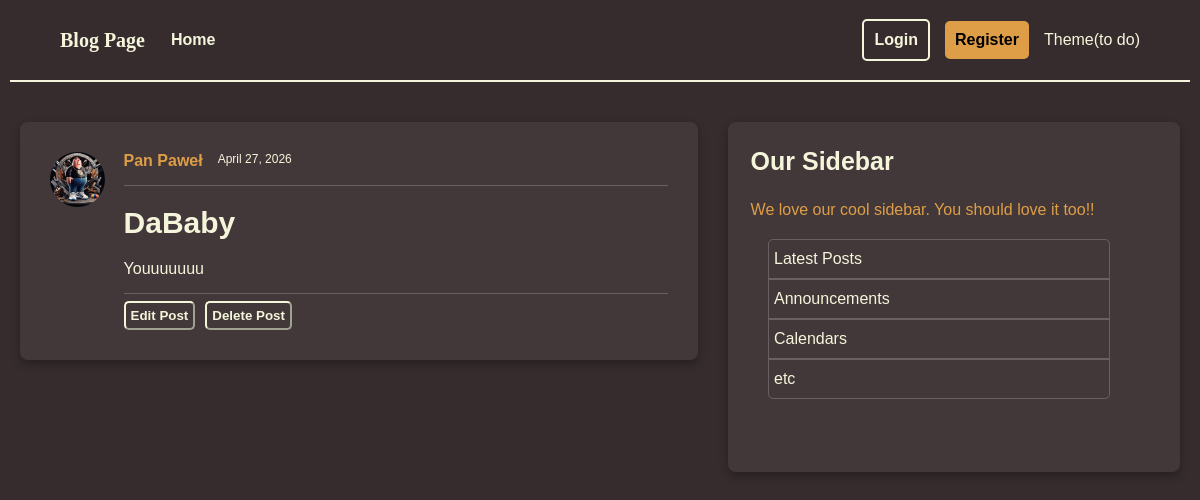
The page /posts/4 on the database its author committed.
### models.py (models this page shows, shortened)
class User(Base):
    __tablename__ = "users"
    id: Mapped[int] = mapped_column(Integer, primary_key=True, index=True)
    username: Mapped[str] = mapped_column(String(50), unique=True, nullable=False)
    email: Mapped[str] = mapped_column(String(120), unique=True, nullable=False)
    image_file: Mapped[str | None] = mapped_column(
        String(200),
        nullable=True,
        default=None,
    )
    posts: Mapped[list[Post]] = relationship(back_populates="author", cascade = "all, delete-orphan")

class Post(Base):
    __tablename__ = "posts"
    id: Mapped[int] = mapped_column(Integer, primary_key=True, index=True)
    title: Mapped[str] = mapped_column(String(100), nullable=False)
    content: Mapped[str] = mapped_column(Text, nullable=False)
    user_id: Mapped[int] = mapped_column(
        ForeignKey("users.id"),
        nullable=False,
        index=True,
    )
    date_posted: Mapped[datetime] = mapped_column(
        DateTime(timezone=True),
        default=lambda: datetime.now(UTC),
    )
    author: Mapped[User] = relationship(back_populates="posts")

### main.py (the view)
@app.get("/posts/{post_id}", include_in_schema=False)
async def post_page(request: Request, post_id: int, db: Annotated[AsyncSession, Depends(get_db)]):
    result = await db.execute(
        select(models.Post).options(selectinload(models.Post.author)).where(models.Post.id == post_id),
        )
    post = result.scalars().first()
    if post:
        title = post.title[:50]
        return template.TemplateResponse(
            request,
            "post.html",
            {"post": post, "title": title},
        )
    else:
        raise HTTPException(
            status_code = status.HTTP_404_NOT_FOUND,
            detail = "Post not found",
        )

### templates/post.html
{% extends "layout.html" %}
{% block content %}
        <div class="container">
            <div class="full_post">
                <img class="profile_pic" src="{{ post.author.image_path }}" alt="A profile picture of {{ post.author.username }}">
                <div class="post-content">
                <div class="author-and-date">
                    <a class="author" href="#">{{ post.author.username }}</a>
                    <small class="date_posted">{{ post.date_posted.strftime('%B %d, %Y') }}</small>
                </div>
                <hr class="post-line">
                <h2>
                <a class="title" href="#">{{ post.title }}</a>
                </h2>
                <p class="content">{{ post.content }}</p>
                <hr class="post-line">
                <div class="post-buttons">
                    <button id="edit-button">Edit Post</button>
                    <button id="delete-button">Delete Post</button>
                </div>
            </div>
            </div>
        </div>
{% endblock content %}

### static/style.css (style rules this page uses)
body { background-color: rgb(54, 44, 45); color: beige; margin: 0%; font-family: sans-serif; }
a { border-radius: 5px; }
.container { background-color: rgb(66, 56, 57); border-radius: 8px; margin-top: 20px; margin-bottom: 20px; padding: 30px; display: flex; flex-direction: column; box-shadow: 0 4px 10px rgba(0,0,0,0.3); max-width: 800px; }
.full_post { display: flex; flex-direction: row; }
.post-content { display: flex; flex-direction: column; flex-grow: 1; }
.author { color: rgb(222, 158, 71); font-size: 16px; font-weight: bold; text-decoration: none; margin-right: 15px; }
.title { color: beige; text-decoration: none; font-size: 30px; margin-top: 0; margin-bottom: 5px; }
.content { color: beige; margin: 0; inline-size: 100%; word-break: break-word; overflow-wrap: break-word; }
.author-and-date { display: flex; flex-direction: row; font-size: 0.9rem; }
.post-line { border: 0; border-top: 1px solid rgba(255, 255, 255, 0.2); margin: 15px 0 0 0; width: 100%; }
.post-buttons { margin-top: 7px; display: flex; flex-direction: row; }
.post-buttons button { padding: 5px; margin-right: 10px; border-radius: 5px; background-color: transparent; font-weight: bold; }
#edit-button { color: beige; border-color: beige; }
#delete-button { color: beige; border-color: beige; }
.profile_pic { width: 55px; height: 55px; border-radius: 30px; margin-right: 3%; }

### rows shown on the page
User: author.image_path (picture), author.username "Pan Paweł"
Post: date_posted "April 27, 2026", title "DaBaby", content "Youuuuuuu"
